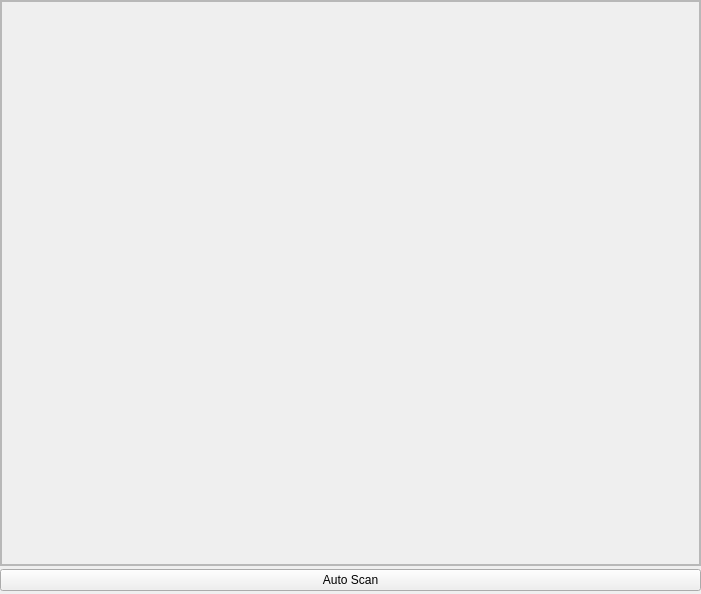
<?xml version="1.0" encoding="UTF-8"?>
<ui version="4.0">
    <class>MainWindow</class>
    <widget class="QMainWindow" name="MainWindow">
        <property name="geometry">
            <rect>
                <x>0</x>
                <y>0</y>
                <width>701</width>
                <height>594</height>
            </rect>
        </property>
        <property name="minimumSize">
            <size>
                <width>370</width>
                <height>0</height>
            </size>
        </property>
        <property name="maximumSize">
            <size>
                <width>16777215</width>
                <height>16777215</height>
            </size>
        </property>
        <property name="windowTitle">
            <string>SEELablet:Sensors Control Panel</string>
        </property>
        <widget class="QWidget" name="SCF2">
            <property name="styleSheet">
                <string notr="true"/>
            </property>
            <layout class="QVBoxLayout" name="verticalLayout">
                <property name="spacing">
                    <number>3</number>
                </property>
                <property name="leftMargin">
                    <number>0</number>
                </property>
                <property name="topMargin">
                    <number>0</number>
                </property>
                <property name="rightMargin">
                    <number>0</number>
                </property>
                <property name="bottomMargin">
                    <number>3</number>
                </property>
                <item>
                    <widget class="QScrollArea" name="scrollArea_4">
                        <property name="sizePolicy">
                            <sizepolicy hsizetype="Preferred" vsizetype="Preferred">
                                <horstretch>0</horstretch>
                                <verstretch>0</verstretch>
                            </sizepolicy>
                        </property>
                        <property name="maximumSize">
                            <size>
                                <width>16777215</width>
                                <height>16777215</height>
                            </size>
                        </property>
                        <property name="styleSheet">
                            <string notr="true"/>
                        </property>
                        <property name="widgetResizable">
                            <bool>true</bool>
                        </property>
                        <property name="alignment">
                            <set>Qt::AlignLeading|Qt::AlignLeft|Qt::AlignTop</set>
                        </property>
                        <widget class="QWidget" name="SCF1">
                            <property name="geometry">
                                <rect>
                                    <x>0</x>
                                    <y>0</y>
                                    <width>699</width>
                                    <height>555</height>
                                </rect>
                            </property>
                            <property name="styleSheet">
                                <string notr="true"/>
                            </property>
                            <property name="class" stdset="0">
                                <string>PeripheralCollectionInner</string>
                            </property>
                            <layout class="QGridLayout" name="gridLayout_5">
                                <property name="margin">
                                    <number>0</number>
                                </property>
                                <property name="spacing">
                                    <number>0</number>
                                </property>
                                <item row="0" column="0">
                                    <widget class="QFrame" name="frame_5">
                                        <property name="toolTip">
                                            <string>Widgets specific to detected sensors will be displayed
                                                here after you click the button below
                                            </string>
                                        </property>
                                        <property name="frameShape">
                                            <enum>QFrame::StyledPanel</enum>
                                        </property>
                                        <property name="frameShadow">
                                            <enum>QFrame::Raised</enum>
                                        </property>
                                        <layout class="QGridLayout" name="gridLayout_7">
                                            <property name="leftMargin">
                                                <number>0</number>
                                            </property>
                                            <property name="topMargin">
                                                <number>5</number>
                                            </property>
                                            <property name="rightMargin">
                                                <number>0</number>
                                            </property>
                                            <property name="bottomMargin">
                                                <number>0</number>
                                            </property>
                                            <property name="spacing">
                                                <number>5</number>
                                            </property>
                                            <item row="1" column="0">
                                                <layout class="QGridLayout" name="ExperimentLayout">
                                                    <property name="margin">
                                                        <number>5</number>
                                                    </property>
                                                    <property name="spacing">
                                                        <number>7</number>
                                                    </property>
                                                </layout>
                                            </item>
                                        </layout>
                                    </widget>
                                </item>
                            </layout>
                        </widget>
                    </widget>
                </item>
                <item>
                    <widget class="QPushButton" name="pushButton">
                        <property name="toolTip">
                            <string>Scan the I2C BUS for sensors
                                and generate widgets
                            </string>
                        </property>
                        <property name="text">
                            <string>Auto Scan</string>
                        </property>
                    </widget>
                </item>
            </layout>
        </widget>
        <action name="actionIPython_Console">
            <property name="text">
                <string>iPython Console</string>
            </property>
        </action>
        <action name="actionIPython">
            <property name="text">
                <string>iPython Console</string>
            </property>
        </action>
        <action name="actionReset_Device">
            <property name="text">
                <string>Reset Device</string>
            </property>
        </action>
    </widget>
    <resources/>
    <connections>
        <connection>
            <sender>pushButton</sender>
            <signal>clicked()</signal>
            <receiver>MainWindow</receiver>
            <slot>autoScan()</slot>
            <hints>
                <hint type="sourcelabel">
                    <x>454</x>
                    <y>576</y>
                </hint>
                <hint type="destinationlabel">
                    <x>490</x>
                    <y>558</y>
                </hint>
            </hints>
        </connection>
    </connections>
    <slots>
        <slot>autoScan()</slot>
    </slots>
</ui>
